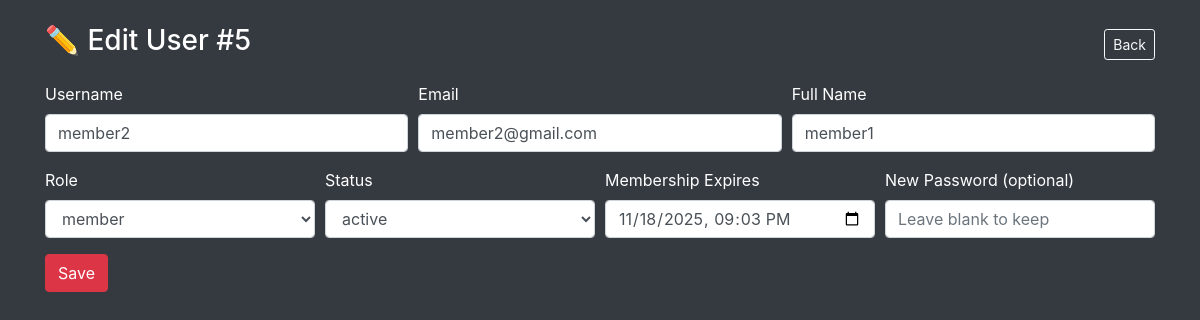
The page /user_edit.php?id=5 (signed in) on the database its author committed.
### tables this page shows
CREATE TABLE `users` (
  `id` int(11) NOT NULL,
  `username` varchar(100) NOT NULL,
  `password` varchar(255) NOT NULL,
  `full_name` varchar(150) DEFAULT NULL,
  `avatar_path` varchar(255) DEFAULT NULL,
  `email` varchar(150) DEFAULT NULL,
  `phone` varchar(50) DEFAULT NULL,
  `address` varchar(255) DEFAULT NULL,
  `role` enum('member','trainer','staff','admin') NOT NULL DEFAULT 'member',
  `status` enum('pending','active','suspended') NOT NULL DEFAULT 'active',
  `created_at` timestamp NOT NULL DEFAULT current_timestamp(),
  `membership_expires_at` datetime DEFAULT NULL,
  `id_number` varchar(20) DEFAULT NULL,
  `valid_id_path` varchar(255) DEFAULT NULL,
  `valid_id_status` enum('none','pending','approved','rejected') NOT NULL DEFAULT 'none',
  `valid_id_note` varchar(255) DEFAULT NULL,
  `valid_id_uploaded_at` datetime DEFAULT NULL
);

### user_edit.php (the view, shortened to what this page needs)
<?php
require __DIR__.'/db.php';
$id = (int)($_GET['id'] ?? 0);
$u = $conn->query("SELECT id,username,email,full_name,role,status,membership_expires_at FROM users WHERE id=$id")->fetch_assoc();
?>
<!doctype html><html><head><meta charset="utf-8"><meta name="viewport" content="width=device-width, initial-scale=1">
<link rel="stylesheet" href="https://cdn.jsdelivr.net/npm/bootstrap@4.5.2/dist/css/bootstrap.min.css">
</head><body class="bg-dark text-white">
<div class="container py-4">
  <div class="d-flex justify-content-between align-items-center mb-3">
    <h3>✏️ Edit User #<?=$u['id']?></h3>
    <a href="staff_users.php" class="btn btn-outline-light btn-sm">Back</a>
  </div>
  <form method="post">
    <div class="form-row">
      <div class="form-group col-md-4"><label>Username</label><input class="form-control" name="username" value="<?=htmlspecialchars($u['username'])?>" required></div>
      <div class="form-group col-md-4"><label>Email</label><input type="email" class="form-control" name="email" value="<?=htmlspecialchars($u['email'])?>" required></div>
      <div class="form-group col-md-4"><label>Full Name</label><input class="form-control" name="full_name" value="<?=htmlspecialchars($u['full_name'])?>"></div>
    </div>
    <div class="form-row">
      <div class="form-group col-md-3">
        <label>Role</label>
        <select name="role" class="form-control">
          <option value="member"  <?=$u['role']==='member'?'selected':''?>>member</option>
        </select>
      </div>
      <div class="form-group col-md-3">
        <label>Status</label>
        <select name="status" class="form-control">
          <option value="active"    <?=$u['status']==='active'?'selected':''?>>active</option>
        </select>
      </div>
      <div class="form-group col-md-3">
        <label>Membership Expires</label>
        <input type="datetime-local" name="membership_expires_at" class="form-control"
               value="<?= $u['membership_expires_at'] ? date('Y-m-d\TH:i', strtotime($u['membership_expires_at'])) : '' ?>">
      </div>
      <div class="form-group col-md-3">
        <label>New Password (optional)</label>
        <input type="password" name="new_password" class="form-control" placeholder="Leave blank to keep">
      </div>
    </div>
    <button class="btn btn-danger">Save</button>
  </form>
</div>
</body></html>

### rows shown on the page
users: id "5", username "member2", email "member2@gmail.com", full_name "member1", role "member", status "active", membership_expires_at "11/18/2025 21:03"
